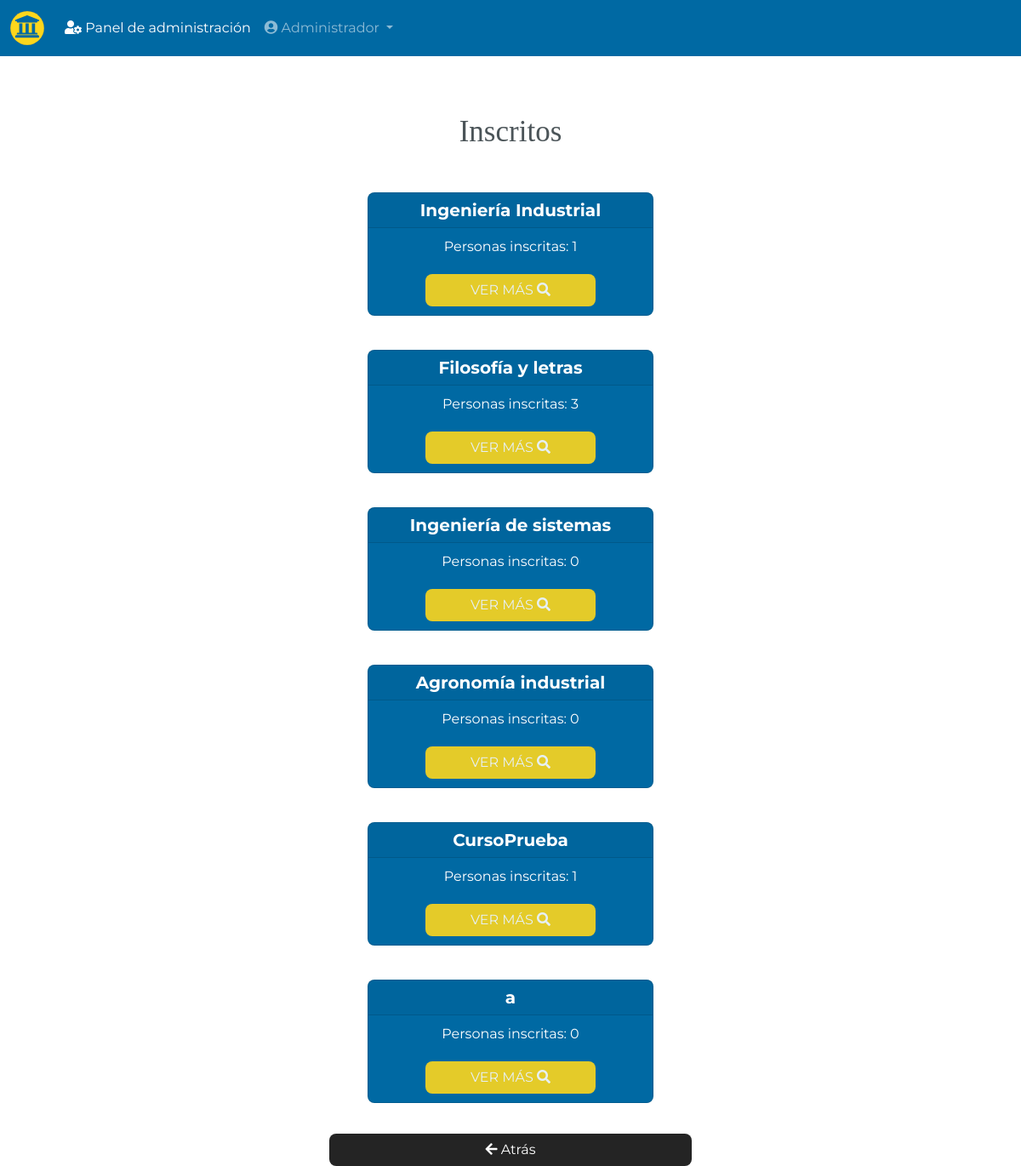
Screenshot of /inscritos.php (signed in) with the database file from the repository.
### tables this page shows
CREATE TABLE `curso` (
  `id_curso` bigint(20) NOT NULL,
  `id_usuario` bigint(20) NOT NULL,
  `nombre` varchar(64) NOT NULL,
  `descripcion` varchar(512) NOT NULL,
  `precio` int(11) NOT NULL,
  `duracion` varchar(64) NOT NULL,
  `imagen` varchar(64) DEFAULT 'imgs/nophoto.png'
);

### inscritos.php (called while the page is built, shortened)
<?php require 'config/database.php'; ?>
<?php include 'includes/header.php'; ?>
<?php include 'pages/pginscritos.php'; ?>
<?php include 'includes/footer.php'; ?>

### config/database.php (called while the page is built, shortened)
<?php
function listGames($conn)
{
    try {
        $sql  = "SELECT * FROM curso";
        $stmt = $conn->prepare($sql);
        $stmt->execute();
        return $stmt->fetchAll();
    } catch (PDOException $e) {
        echo $e->getMessage();
    }
}
function showRegPpl($id_curso, $conn)
{
    try {
        $sql = "SELECT * FROM factura WHERE id_curso = :id_curso";
        $stmt = $conn->prepare($sql);
        $stmt->bindparam(":id_curso", $id_curso);
        $stmt->execute();
        return $stmt->fetchAll();
    } catch (PDOException $e) {
        echo $e->getMessage();
    }
}

### pages/pginscritos.php (the view, shortened to what this page needs)
<main class="container">
    <section class="row mt-5">
        <div class="col-md-8 offset-md-2 text-center">
            <h1>Inscritos</h1>
            <div class="row g-0 centrar">
                <?php $games = listGames($conn); ?>
                <?php foreach ($games as $game) : ?>
                    <div class="card card-object" style="width: 21rem;">
                        <div class="letter">
                            <h5 class="card-header"><strong><?php echo $game['nombre']; ?></strong></h5>
                            <?php $regPpl = showRegPpl($game['id_curso'], $conn) ?>
                            <p class="card-text">Personas inscritas: <?php echo sizeof($regPpl) ?></p>
                            <a href="registeredPeople.php?id_curso=<?php echo $game['id_curso']; ?>" class="btn btn-sm2 btn-card">
                                VER MÁS <i class="fas fa-search"></i>
                            </a>
                        </div>
                    </div>
                <?php endforeach ?>
                <a href="dashboard.php" class="btn btn-cancel mt-3">
                    <i class="fas fa-arrow-left"></i> Atrás
                </a>
            </div>
        </div>
    </section>
</main>

### public/css/custom.css (style rules this page uses)
body { font-family: 'Montserrat', sans-serif; background-color: #FFFFFF; }
h1 { font-size: 35px; color: #4B5458; font-family: 'Bitter', serif; margin-top: 20px; margin-bottom: 30px; }
.btn { border-radius: 8px; font-family: 'Montserrat', sans-serif; margin: 0px auto; opacity: 0.9; transition: all 0.25s ease-in; width: 58%; }
.btn-cancel { color: #fff; background-color: #0D0D0D; }
a { font-family: 'Montserrat', sans-serif; }
.letter { color: white; }
.btn.btn-sm2 { width: 200px; margin: 10px; }
.card-object { margin: 20px; background-color: #0069A3; border-radius: 8px; }
.card-text { margin: 10px }
.btn-card { color: #fff; background-color: #FDD61C; }
.centrar { justify-content:center; }

### rows the page displays
curso: nombre "Ingeniería Industrial", sizeof($regPpl) "1"
curso: nombre "Filosofía y letras", sizeof($regPpl) "3"
curso: nombre "Ingeniería de sistemas", sizeof($regPpl) "0"
curso: nombre "Agronomía industrial", sizeof($regPpl) "0"
curso: nombre "CursoPrueba", sizeof($regPpl) "1"
curso: nombre "a", sizeof($regPpl) "0"

### other values shown
$_SESSION['ss-fullname'] "Administrador"
